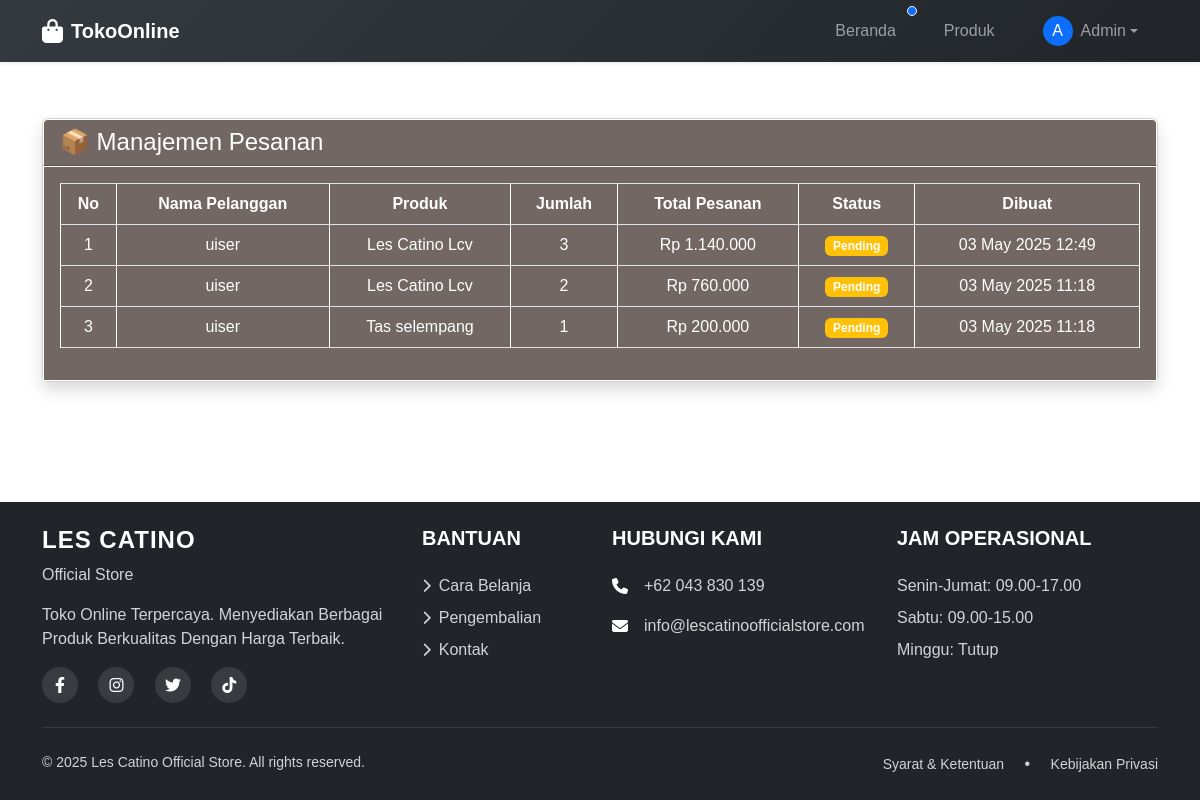
The app's page /admin/orders.php (signed in) with its own data.
### tables this page shows
CREATE TABLE `order` (
  `id` int NOT NULL,
  `id_product` varchar(255) DEFAULT NULL,
  `nama_produk` varchar(255) NOT NULL,
  `harga` int DEFAULT NULL,
  `jumlah` int DEFAULT NULL,
  `subtotal` int DEFAULT NULL,
  `tanggal_order` datetime DEFAULT NULL,
  `id_user` int DEFAULT NULL,
  `status` varchar(50) DEFAULT 'pending'
);

CREATE TABLE `users` (
  `id` int NOT NULL,
  `name` varchar(100) DEFAULT NULL,
  `email` varchar(100) DEFAULT NULL,
  `password` varchar(255) DEFAULT NULL,
  `role` enum('admin','user') DEFAULT 'user',
  `created_at` timestamp NOT NULL DEFAULT CURRENT_TIMESTAMP
);

CREATE TABLE `products` (
  `id` int NOT NULL,
  `name` varchar(255) DEFAULT NULL,
  `price` decimal(10,2) DEFAULT NULL,
  `description` text,
  `stock` int DEFAULT NULL,
  `category_id` int DEFAULT NULL,
  `image` varchar(255) DEFAULT NULL,
  `created_at` timestamp NOT NULL DEFAULT CURRENT_TIMESTAMP
);

### admin/orders.php (the view, shortened to what this page needs)
<?php
include '../includes/config.php';
include '../includes/header_admin.php';
$result = $conn->query("
  SELECT
    o.id AS order_id,
    u.name AS customer_name,
    p.name AS product_name,
    o.jumlah,
    o.subtotal,
    o.status,
    o.tanggal_order
  FROM `order` o
  JOIN users u ON o.id_user = u.id
  JOIN products p ON o.id_product = p.id
  ORDER BY o.tanggal_order DESC
");
?>
<div class="container my-5 pt-2">
  <div class="card shadow">
    <div class="card-header text-white" style="background-color: #726763;">
      <h4 class="mb-0">📦 Manajemen Pesanan</h4>
    </div>
    <div class="card-body" style="background-color: #726763;">
      <div class="table-responsive">
        <table class="table table-hover table-bordered align-middle text-center table-custom">
          <thead>
            <tr>
              <th>No</th>
              <th>Nama Pelanggan</th>
              <th>Produk</th>
              <th>Jumlah</th>
              <th>Total Pesanan</th>
              <th>Status</th>
              <th>Dibuat</th>
            </tr>
          </thead>
          <tbody>
            <?php $no = 1;
            if (mysqli_num_rows($result) > 0) {
              while ($order = $result->fetch_assoc()): ?>
                <tr>
                  <td><?= $no++ ?></td>
                  <td><?= htmlspecialchars($order['customer_name']) ?></td>
                  <td><?= htmlspecialchars($order['product_name']) ?></td>
                  <td><?= $order['jumlah'] ?></td>
                  <td>Rp <?= number_format($order['subtotal'], 0, ',', '.') ?></td>
                  <td>
                    <?php
                    $statusClass = match (strtolower($order['status'])) {
                      'pending' => 'badge bg-warning',
                      'proses' => 'badge bg-primary',
                      'selesai' => 'badge bg-success',
                      default => 'badge bg-secondary'
                    };
                    ?>
                    <span class="<?= $statusClass ?>"><?= ucfirst($order['status']) ?></span>
                  </td>
                  <td><?= date('d M Y H:i', strtotime($order['tanggal_order'])) ?></td>
                </tr>
              <?php endwhile;
            } else { ?>
              <tr>
                <td colspan="7" class="text-center">Belum ada pesanan</td>
              </tr>
            <?php } ?>
          </tbody>
        </table>
      </div>
    </div>
  </div>
</div>
<?php include '../includes/footer.php' ?>

### includes/header_admin.php (style rules this page uses)
* { font-family: 'Lucida Sans', 'Lucida Sans Regular', 'Lucida Grande', 'Lucida Sans Unicode', Geneva, Verdana, sans-serif; }

### admin/orders.php (style rules this page uses)
.table-custom thead th { background-color: #5a4f4b; color: #fff; border-color: #fff; }
.table-custom tbody td { color: #fff; border-color: #fff; }
.card-body, .card-header { border: 1px solid #fff; }
.table thead, .table tbody, .table tfoot, .table th, .table td, .table tr { background-color: #726763 !important; color: white !important; }

### includes/footer.php (style rules this page uses)
html, body { height: 100%; margin: 0; }
body { display: flex; flex-direction: column; }

### records on screen
order: id_user.name "uiser", id_product.name "Les Catino Lcv", jumlah "3", subtotal "1.140.000", status "Pending", tanggal_order "03 May 2025 12:49"
order: id_user.name "uiser", id_product.name "Les Catino Lcv", jumlah "2", subtotal "760.000", status "Pending", tanggal_order "03 May 2025 11:18"
order: id_user.name "uiser", id_product.name "Tas selempang", jumlah "1", subtotal "200.000", status "Pending", tanggal_order "03 May 2025 11:18"

### other values on screen
substr($_SESSION['name'], 0, 1) "A"
$_SESSION['name'] "Admin"
